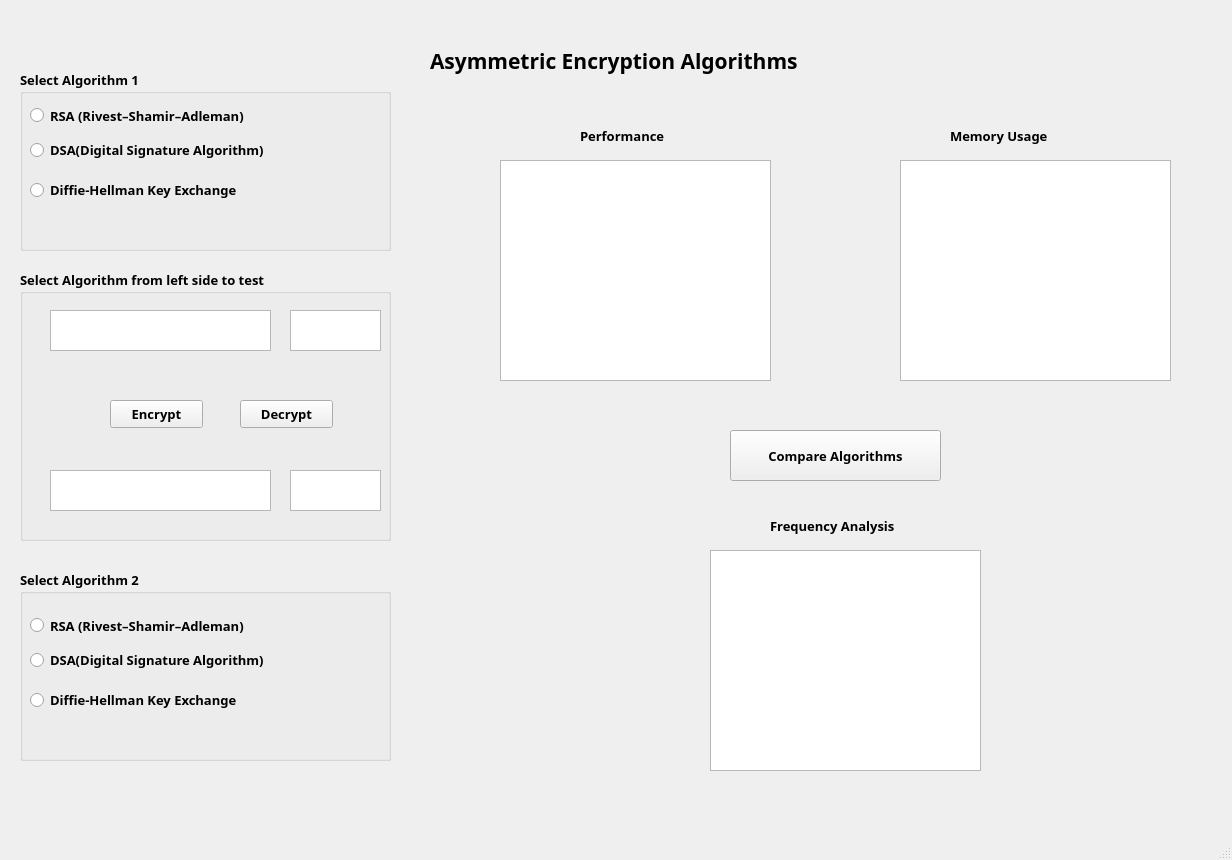
<?xml version="1.0" encoding="UTF-8"?>
<ui version="4.0">
 <class>Asymmetic_Encryption_MainWindow</class>
 <widget class="QMainWindow" name="Asymmetic_Encryption_MainWindow">
  <property name="geometry">
   <rect>
    <x>0</x>
    <y>0</y>
    <width>1232</width>
    <height>860</height>
   </rect>
  </property>
  <property name="windowTitle">
   <string>MainWindow</string>
  </property>
  <widget class="QWidget" name="centralwidget">
   <widget class="QLabel" name="lblHeader">
    <property name="geometry">
     <rect>
      <x>430</x>
      <y>30</y>
      <width>491</width>
      <height>61</height>
     </rect>
    </property>
    <property name="font">
     <font>
      <family>Rockwell</family>
      <pointsize>16</pointsize>
      <weight>75</weight>
      <bold>true</bold>
     </font>
    </property>
    <property name="text">
     <string>Asymmetric Encryption Algorithms</string>
    </property>
   </widget>
   <widget class="QGroupBox" name="grpBox_Algorithm1">
    <property name="geometry">
     <rect>
      <x>20</x>
      <y>70</y>
      <width>371</width>
      <height>181</height>
     </rect>
    </property>
    <property name="font">
     <font>
      <family>Rockwell</family>
      <pointsize>10</pointsize>
      <weight>75</weight>
      <bold>true</bold>
     </font>
    </property>
    <property name="title">
     <string>Select Algorithm 1 </string>
    </property>
    <widget class="QRadioButton" name="rdRSA1">
     <property name="geometry">
      <rect>
       <x>10</x>
       <y>30</y>
       <width>341</width>
       <height>31</height>
      </rect>
     </property>
     <property name="text">
      <string>RSA (Rivest–Shamir–Adleman)</string>
     </property>
    </widget>
    <widget class="QRadioButton" name="rdDSA1">
     <property name="geometry">
      <rect>
       <x>10</x>
       <y>70</y>
       <width>311</width>
       <height>20</height>
      </rect>
     </property>
     <property name="text">
      <string>DSA(Digital Signature Algorithm)</string>
     </property>
    </widget>
    <widget class="QRadioButton" name="rd3DES1">
     <property name="geometry">
      <rect>
       <x>10</x>
       <y>110</y>
       <width>301</width>
       <height>20</height>
      </rect>
     </property>
     <property name="text">
      <string>Diffie-Hellman Key Exchange</string>
     </property>
    </widget>
   </widget>
   <widget class="QLabel" name="lblMemoryUsage">
    <property name="geometry">
     <rect>
      <x>950</x>
      <y>120</y>
      <width>181</width>
      <height>31</height>
     </rect>
    </property>
    <property name="font">
     <font>
      <family>Rockwell</family>
      <pointsize>10</pointsize>
      <weight>75</weight>
      <bold>true</bold>
     </font>
    </property>
    <property name="text">
     <string>Memory Usage</string>
    </property>
   </widget>
   <widget class="QGroupBox" name="grpBox_Algorithm2">
    <property name="geometry">
     <rect>
      <x>20</x>
      <y>570</y>
      <width>371</width>
      <height>191</height>
     </rect>
    </property>
    <property name="font">
     <font>
      <family>Rockwell</family>
      <pointsize>10</pointsize>
      <weight>75</weight>
      <bold>true</bold>
     </font>
    </property>
    <property name="title">
     <string>Select Algorithm 2</string>
    </property>
    <widget class="QRadioButton" name="rdRSA2">
     <property name="geometry">
      <rect>
       <x>10</x>
       <y>40</y>
       <width>331</width>
       <height>31</height>
      </rect>
     </property>
     <property name="font">
      <font>
       <family>Rockwell</family>
       <pointsize>10</pointsize>
       <weight>75</weight>
       <bold>true</bold>
      </font>
     </property>
     <property name="text">
      <string>RSA (Rivest–Shamir–Adleman)</string>
     </property>
    </widget>
    <widget class="QRadioButton" name="rd3DES2">
     <property name="geometry">
      <rect>
       <x>10</x>
       <y>120</y>
       <width>311</width>
       <height>20</height>
      </rect>
     </property>
     <property name="font">
      <font>
       <family>Rockwell</family>
       <pointsize>10</pointsize>
       <weight>75</weight>
       <bold>true</bold>
      </font>
     </property>
     <property name="text">
      <string>Diffie-Hellman Key Exchange</string>
     </property>
    </widget>
    <widget class="QRadioButton" name="rdDSA2">
     <property name="geometry">
      <rect>
       <x>10</x>
       <y>80</y>
       <width>331</width>
       <height>20</height>
      </rect>
     </property>
     <property name="font">
      <font>
       <family>Rockwell</family>
       <pointsize>10</pointsize>
       <weight>75</weight>
       <bold>true</bold>
      </font>
     </property>
     <property name="text">
      <string>DSA(Digital Signature Algorithm)</string>
     </property>
    </widget>
   </widget>
   <widget class="QGraphicsView" name="graphMemoryUsage">
    <property name="geometry">
     <rect>
      <x>900</x>
      <y>160</y>
      <width>271</width>
      <height>221</height>
     </rect>
    </property>
   </widget>
   <widget class="QGraphicsView" name="graphSecurity">
    <property name="geometry">
     <rect>
      <x>710</x>
      <y>550</y>
      <width>271</width>
      <height>221</height>
     </rect>
    </property>
   </widget>
   <widget class="QLabel" name="lblSecurity">
    <property name="geometry">
     <rect>
      <x>770</x>
      <y>510</y>
      <width>181</width>
      <height>31</height>
     </rect>
    </property>
    <property name="font">
     <font>
      <family>Rockwell</family>
      <pointsize>10</pointsize>
      <weight>75</weight>
      <bold>true</bold>
     </font>
    </property>
    <property name="text">
     <string>Frequency Analysis</string>
    </property>
   </widget>
   <widget class="QLabel" name="lblPerformance">
    <property name="geometry">
     <rect>
      <x>580</x>
      <y>120</y>
      <width>121</width>
      <height>31</height>
     </rect>
    </property>
    <property name="font">
     <font>
      <family>Rockwell</family>
      <pointsize>10</pointsize>
      <weight>75</weight>
      <bold>true</bold>
     </font>
    </property>
    <property name="text">
     <string>Performance</string>
    </property>
   </widget>
   <widget class="QGroupBox" name="grpBox_AlgorithmTest">
    <property name="geometry">
     <rect>
      <x>20</x>
      <y>270</y>
      <width>371</width>
      <height>271</height>
     </rect>
    </property>
    <property name="font">
     <font>
      <family>Rockwell</family>
      <pointsize>10</pointsize>
      <weight>75</weight>
      <bold>true</bold>
     </font>
    </property>
    <property name="title">
     <string>Select Algorithm from left side to test</string>
    </property>
    <widget class="QTextEdit" name="txtBoxEncrypt">
     <property name="geometry">
      <rect>
       <x>30</x>
       <y>40</y>
       <width>221</width>
       <height>41</height>
      </rect>
     </property>
     <property name="font">
      <font>
       <family>Rockwell</family>
       <pointsize>10</pointsize>
       <weight>75</weight>
       <bold>true</bold>
      </font>
     </property>
    </widget>
    <widget class="QTextEdit" name="txtBoxDecrypt">
     <property name="geometry">
      <rect>
       <x>30</x>
       <y>200</y>
       <width>221</width>
       <height>41</height>
      </rect>
     </property>
     <property name="font">
      <font>
       <family>Rockwell</family>
       <pointsize>10</pointsize>
       <weight>75</weight>
       <bold>true</bold>
      </font>
     </property>
    </widget>
    <widget class="QTextEdit" name="txtBoxKey1">
     <property name="geometry">
      <rect>
       <x>270</x>
       <y>40</y>
       <width>91</width>
       <height>41</height>
      </rect>
     </property>
     <property name="font">
      <font>
       <family>Rockwell</family>
       <pointsize>10</pointsize>
       <weight>75</weight>
       <bold>true</bold>
      </font>
     </property>
    </widget>
    <widget class="QTextEdit" name="txtBoxKey2">
     <property name="geometry">
      <rect>
       <x>270</x>
       <y>200</y>
       <width>91</width>
       <height>41</height>
      </rect>
     </property>
     <property name="font">
      <font>
       <family>Rockwell</family>
       <pointsize>10</pointsize>
       <weight>75</weight>
       <bold>true</bold>
      </font>
     </property>
    </widget>
    <widget class="QPushButton" name="btnDecrypt">
     <property name="geometry">
      <rect>
       <x>220</x>
       <y>130</y>
       <width>93</width>
       <height>28</height>
      </rect>
     </property>
     <property name="font">
      <font>
       <family>Rockwell</family>
       <pointsize>10</pointsize>
       <weight>75</weight>
       <bold>true</bold>
      </font>
     </property>
     <property name="text">
      <string>Decrypt</string>
     </property>
    </widget>
    <widget class="QPushButton" name="btnEncrypt">
     <property name="geometry">
      <rect>
       <x>90</x>
       <y>130</y>
       <width>93</width>
       <height>28</height>
      </rect>
     </property>
     <property name="font">
      <font>
       <family>Rockwell</family>
       <pointsize>10</pointsize>
       <weight>75</weight>
       <bold>true</bold>
      </font>
     </property>
     <property name="text">
      <string>Encrypt</string>
     </property>
    </widget>
   </widget>
   <widget class="QGraphicsView" name="graphPerformance">
    <property name="geometry">
     <rect>
      <x>500</x>
      <y>160</y>
      <width>271</width>
      <height>221</height>
     </rect>
    </property>
   </widget>
   <widget class="QPushButton" name="btnCompare">
    <property name="geometry">
     <rect>
      <x>730</x>
      <y>430</y>
      <width>211</width>
      <height>51</height>
     </rect>
    </property>
    <property name="font">
     <font>
      <family>Rockwell</family>
      <pointsize>10</pointsize>
      <weight>75</weight>
      <bold>true</bold>
     </font>
    </property>
    <property name="text">
     <string>Compare Algorithms</string>
    </property>
   </widget>
  </widget>
  <widget class="QMenuBar" name="menubar">
   <property name="geometry">
    <rect>
     <x>0</x>
     <y>0</y>
     <width>1232</width>
     <height>26</height>
    </rect>
   </property>
  </widget>
  <widget class="QStatusBar" name="statusbar"/>
 </widget>
 <resources/>
 <connections/>
</ui>
